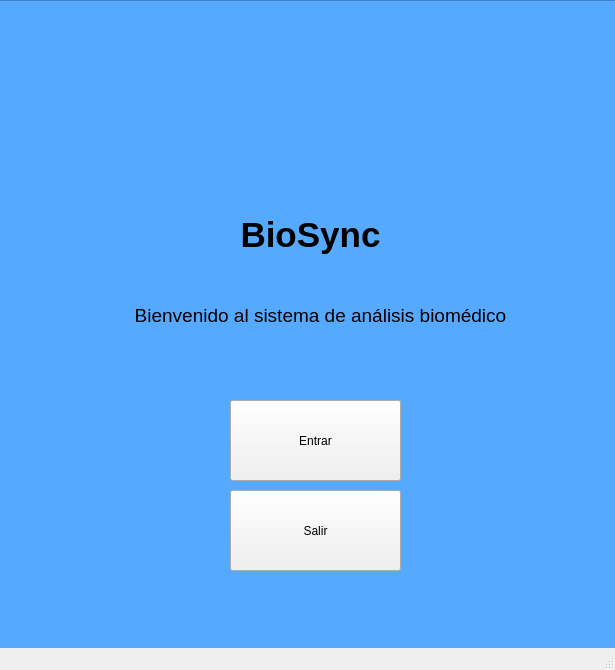
<?xml version="1.0" encoding="UTF-8"?>
<ui version="4.0">
 <class>MainWindow</class>
 <widget class="QMainWindow" name="MainWindow">
  <property name="geometry">
   <rect>
    <x>0</x>
    <y>0</y>
    <width>615</width>
    <height>670</height>
   </rect>
  </property>
  <property name="windowTitle">
   <string>MainWindow</string>
  </property>
  <widget class="QWidget" name="centralwidget">
   <widget class="QFrame" name="frame1">
    <property name="geometry">
     <rect>
      <x>-110</x>
      <y>0</y>
      <width>731</width>
      <height>681</height>
     </rect>
    </property>
    <property name="styleSheet">
     <string notr="true">background-color: rgb(85, 170, 255);</string>
    </property>
    <property name="frameShape">
     <enum>QFrame::StyledPanel</enum>
    </property>
    <property name="frameShadow">
     <enum>QFrame::Raised</enum>
    </property>
    <widget class="QLabel" name="lblLogo">
     <property name="geometry">
      <rect>
       <x>320</x>
       <y>20</y>
       <width>191</width>
       <height>171</height>
      </rect>
     </property>
     <property name="text">
      <string/>
     </property>
     <property name="pixmap">
      <pixmap>../../logogood.png</pixmap>
     </property>
     <property name="scaledContents">
      <bool>true</bool>
     </property>
    </widget>
    <widget class="QPushButton" name="btnIngresar">
     <property name="geometry">
      <rect>
       <x>340</x>
       <y>400</y>
       <width>171</width>
       <height>81</height>
      </rect>
     </property>
     <property name="styleSheet">
      <string notr="true">font: 75 12pt &quot;Times New Roman&quot;;
border-color: rgb(0, 0, 0);
background-color: rgb(240, 240, 240);</string>
     </property>
     <property name="text">
      <string>Entrar</string>
     </property>
    </widget>
    <widget class="QPushButton" name="btnSalir">
     <property name="geometry">
      <rect>
       <x>340</x>
       <y>490</y>
       <width>171</width>
       <height>81</height>
      </rect>
     </property>
     <property name="styleSheet">
      <string notr="true">font: 75 12pt &quot;Times New Roman&quot;;
background-color: rgb(240, 240, 240);</string>
     </property>
     <property name="text">
      <string>Salir</string>
     </property>
    </widget>
    <widget class="QLabel" name="lblSubtitulo">
     <property name="geometry">
      <rect>
       <x>160</x>
       <y>210</y>
       <width>541</width>
       <height>211</height>
      </rect>
     </property>
     <property name="styleSheet">
      <string notr="true">font: italic 10pt &quot;Times New Roman&quot;;</string>
     </property>
     <property name="text">
      <string>&lt;html&gt;&lt;head/&gt;&lt;body&gt;&lt;p align=&quot;center&quot;&gt;&lt;span style=&quot; font-size:14pt;&quot;&gt;Bienvenido al sistema de análisis biomédico&lt;/span&gt;&lt;/p&gt;&lt;/body&gt;&lt;/html&gt;</string>
     </property>
    </widget>
    <widget class="QLabel" name="lblTitulo">
     <property name="geometry">
      <rect>
       <x>240</x>
       <y>210</y>
       <width>361</width>
       <height>51</height>
      </rect>
     </property>
     <property name="styleSheet">
      <string notr="true">font: 75 20pt &quot;Times New Roman&quot;;</string>
     </property>
     <property name="text">
      <string>&lt;html&gt;&lt;head/&gt;&lt;body&gt;&lt;p align=&quot;center&quot;&gt;&lt;span style=&quot; font-size:26pt; font-weight:600;&quot;&gt;BioSync&lt;/span&gt;&lt;/p&gt;&lt;/body&gt;&lt;/html&gt;</string>
     </property>
    </widget>
    <zorder>btnSalir</zorder>
    <zorder>lblSubtitulo</zorder>
    <zorder>btnIngresar</zorder>
    <zorder>lblTitulo</zorder>
    <zorder>lblLogo</zorder>
   </widget>
  </widget>
  <widget class="QMenuBar" name="menubar">
   <property name="geometry">
    <rect>
     <x>0</x>
     <y>0</y>
     <width>615</width>
     <height>18</height>
    </rect>
   </property>
  </widget>
  <widget class="QStatusBar" name="statusbar"/>
 </widget>
 <resources/>
 <connections/>
</ui>
